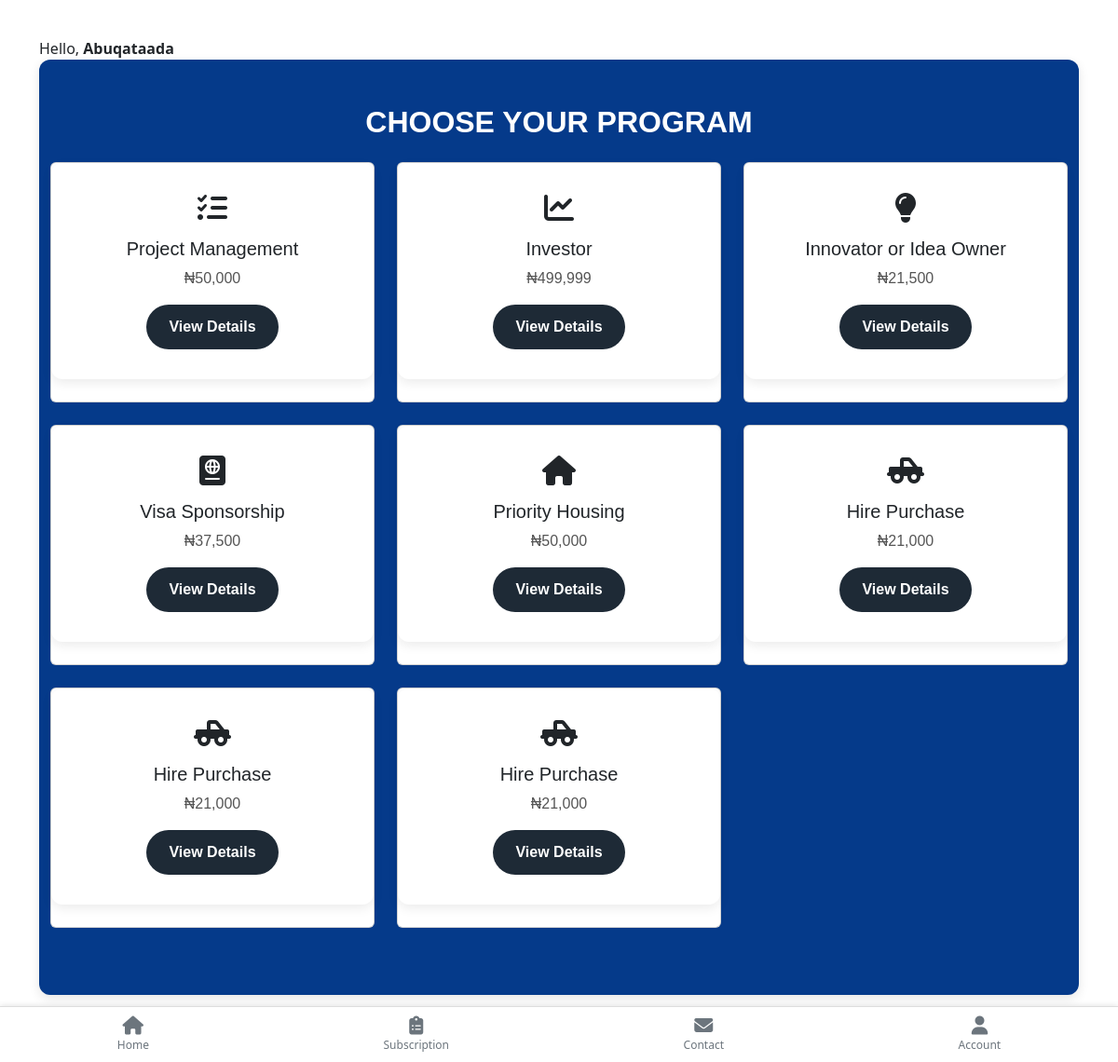
The app's page /choose-program (signed in) with its own data.
### app.py (models this page shows, shortened)
class User(db.Model, UserMixin):
    id = db.Column(db.Integer, primary_key=True)
    username = db.Column(db.String(150), nullable=False)
    first_name = db.Column(db.String(150), nullable=False)
    last_name = db.Column(db.String(150), nullable=False)
    town = db.Column(db.String(150), nullable=True)
    country = db.Column(db.String(150), nullable=True)
    phone = db.Column(db.String(150), nullable=True)
    email = db.Column(db.String(150), unique=True, nullable=False)
    password_hash = db.Column(db.String(200), nullable=False)
    is_admin = db.Column(db.Boolean, default=False)
    subscriptions = db.relationship('Subscription', backref='user', lazy=True)
    profile_picture = db.Column(db.String(200), nullable=True)

class Program(db.Model):
    id = db.Column(db.Integer, primary_key=True)
    name = db.Column(db.String(100), nullable=False)
    slug = db.Column(db.String(100), unique=True, nullable=False)
    price = db.Column(db.Float, nullable=False)
    icon = db.Column(db.String(50))
    subscriptions = db.relationship('Subscription', backref='program', lazy=True)

### app.py (the view)
@app.route('/choose-program')
@login_required
def choose_program():
    programs = Program.query.all()
    return render_template('choose_program.html', programs=programs)

### app.py (called while the page is built)
@login_manager.user_loader
def load_user(user_id):
    return User.query.get(int(user_id))

### templates/choose_program.html
{% extends "dashboard_base.html" %}
{% block content %}
<div class="container py-5">
  <h3 class="mb-4 ch-header">CHOOSE YOUR PROGRAM</h3>
  <div class="row">
    {% for program in programs %}
    <div class="col-md-4 mb-4">
      <div class="card h-100 text-center">
        <div class="card-body">
          <i class="{{ program.icon }} fa-2x mb-3"></i>
          <h5 class="card-title">{{ program.name }}</h5>
          <p>₦{{ "{:,.0f}".format(program.price) }}</p>
          <a href="{{ url_for('program_detail', slug=program.slug) }}" class="btn btn-primary">View Details</a>
        </div>
      </div>
    </div>
    {% endfor %}
  </div>
</div>
{% endblock %}

### templates/dashboard_base.html (shortened to what this page needs)
<!DOCTYPE html>
<html lang="en">
<head>
  <link href="https://cdn.jsdelivr.net/npm/bootstrap@5.3.3/dist/css/bootstrap.min.css" rel="stylesheet">
  <link rel="stylesheet" href="https://cdnjs.cloudflare.com/ajax/libs/font-awesome/6.4.0/css/all.min.css">
  <link rel="stylesheet" href="{{ url_for('static', filename='css/dashboard.css') }}">
  <link rel="stylesheet" href="{{ url_for('static', filename='css/contact.css') }}">
</head>
<body class="d-flex flex-column min-vh-100">
  <main class="container py-4 mb-5">
    Hello, <strong>{{ current_user.username }}</strong>
    {% block content %}{% endblock %}
  </main>
  {% include 'dashboard_navbar.html' %}
</body>
</html>

### static/css/dashboard.css (style rules this page uses)
.ch-header { font-family: 'Poppins', sans-serif; font-size: 2rem; font-weight: 700; text-align: center; margin-bottom: 1.5rem; color: #ffffff; }
.py-5 { justify-content: center; text-align: center; color: #333; font-family: 'Poppins', sans-serif; font-size: 1rem; line-height: 1.6; background: #053a8a; border-radius: 12px; box-shadow: 0 4px 12px rgba(0,0,0,0.1); }
.card-body { background: #ffffff; padding: 2rem; margin-bottom: 1.5rem; border-radius: 12px; border: none; box-shadow: 0 4px 12px rgba(0,0,0,0.08); transition: transform 0.3s ease, box-shadow 0.3s ease; }
.card-body p { font-size: 1rem; color: #555; margin-bottom: 1rem; line-height: 1.5; }
.card-body .btn { padding: 0.75rem 1.5rem; border-radius: 50px; font-weight: 600; transition: background 0.3s ease; }
.card-body .btn-primary { background: #1e2a36; border: none; }

### records on screen
User: username "Abuqataada"
Program: name "Project Management", price "50,000"
Program: name "Investor", price "499,999"
Program: name "Innovator or Idea Owner", price "21,500"
Program: name "Visa Sponsorship", price "37,500"
Program: name "Priority Housing", price "50,000"
Program: name "Hire Purchase", price "21,000"
Program: name "Hire Purchase", price "21,000"
Program: name "Hire Purchase", price "21,000"
